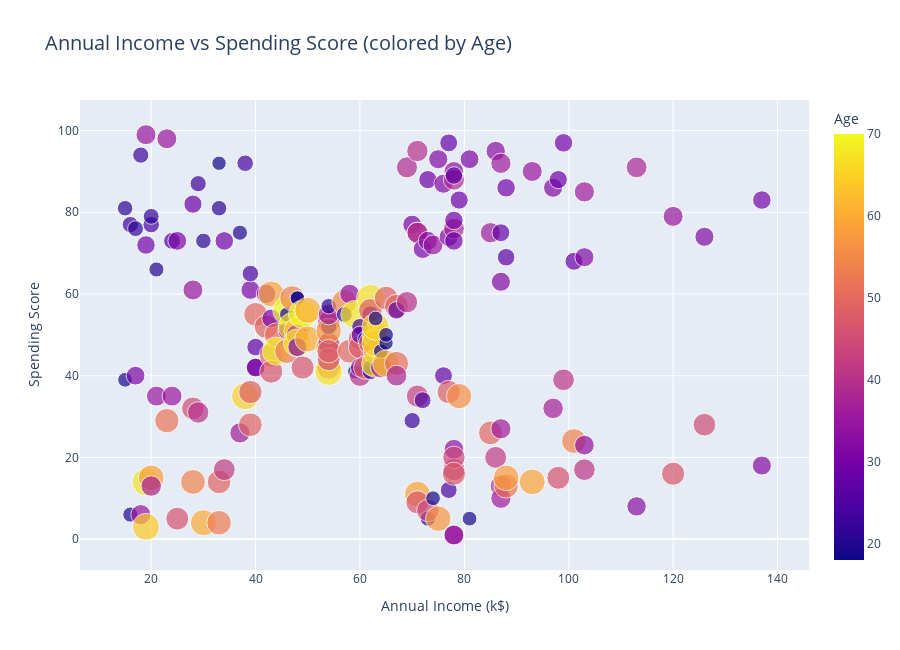

Notebook code for this chart:
### Markdown cell above
### 1- How does Spending Score change with Annual Income and age?

### Code cell
fig = px.scatter(
    df,
    x='Annual Income (k$)',
    y='Spending Score (1-100)',
    color='Age',                    # extra dimension: age as color
    size='Age',                     # bigger points = older customers
    hover_data=['Gender', 'Age'],
    title='Annual Income vs Spending Score (colored by Age)',
    labels={'Annual Income (k$)': 'Annual Income (k$)', 
            'Spending Score (1-100)': 'Spending Score'}
)

fig.update_layout(
    width=900,
    height=650,
    title_font_size=20
)

fig.show()

### Figure 1 — Plotly figure (JSON) as saved in the notebook; plotly's stock layout.template omitted (floating-point values rounded to 4 significant figures; data arrays with more than 128 entries replaced by an {"elided": "..."} marker saying what was removed)
{"data": [{"customdata": {"elided": "200x2 mixed values"}, "hovertemplate": "Annual Income (k$)=%{x}<br>Spending Score=%{y}<br>Age=%{marker.color}<br>Gender=%{customdata[0]}<extra></extra>", "legendgroup": "", "marker": {"color": {"elided": "200 int values"}, "coloraxis": "coloraxis", "size": {"elided": "200 int values"}, "sizemode": "area", "sizeref": 0.175, "symbol": "circle"}, "mode": "markers", "name": "", "orientation": "v", "showlegend": false, "type": "scatter", "x": {"elided": "200 int values"}, "xaxis": "x", "y": {"elided": "200 int values"}, "yaxis": "y"}], "layout": {"coloraxis": {"colorbar": {"title": {"text": "Age"}}, "colorscale": [[0, "#0d0887"], [0.1111, "#46039f"], [0.2222, "#7201a8"], [0.3333, "#9c179e"], [0.4444, "#bd3786"], [0.5556, "#d8576b"], [0.6667, "#ed7953"], [0.7778, "#fb9f3a"], [0.8889, "#fdca26"], [1, "#f0f921"]]}, "height": 650, "legend": {"itemsizing": "constant", "tracegroupgap": 0}, "title": {"font": {"size": 20}, "text": "Annual Income vs Spending Score (colored by Age)"}, "width": 900, "xaxis": {"anchor": "y", "domain": [0, 1], "title": {"text": "Annual Income (k$)"}}, "yaxis": {"anchor": "x", "domain": [0, 1], "title": {"text": "Spending Score"}}}}
